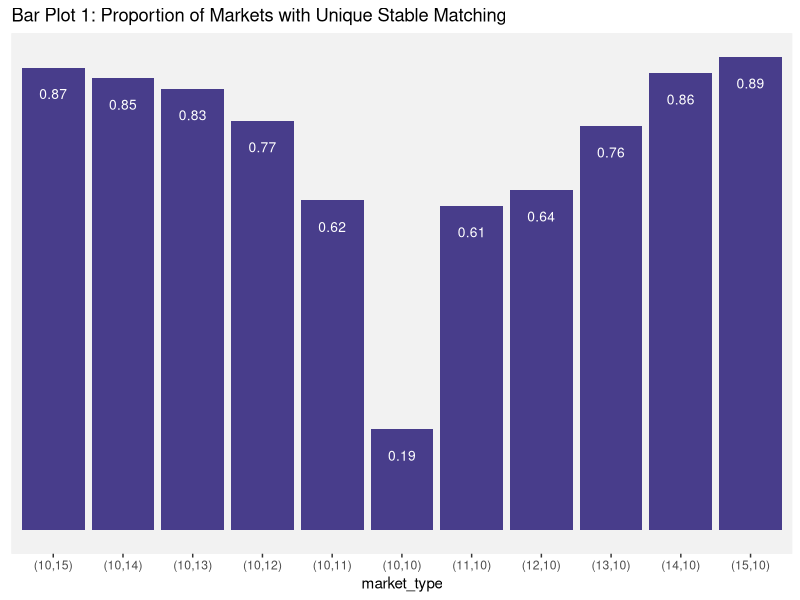
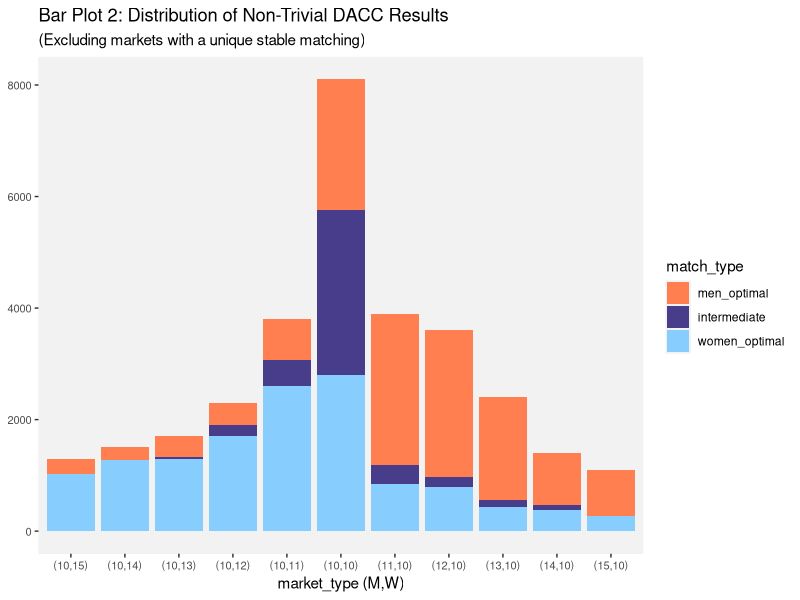
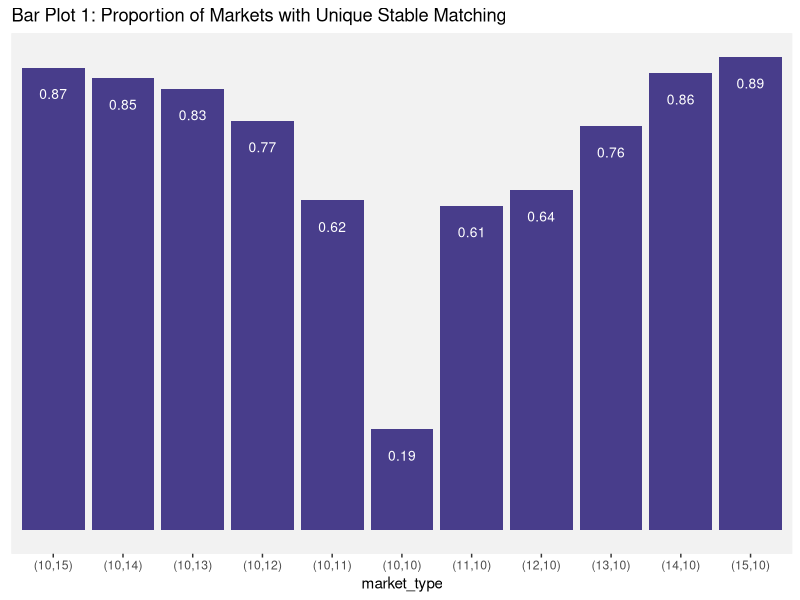
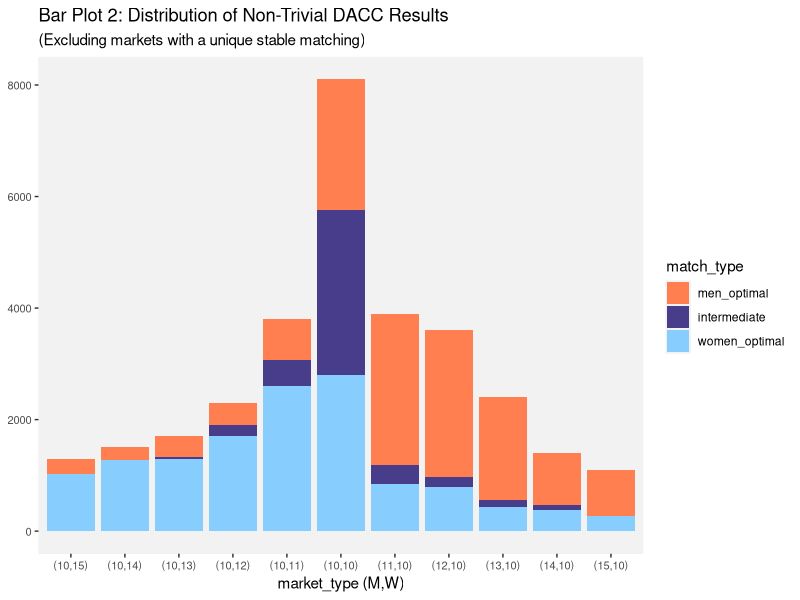

Recreate these plots in R, in order.
## ---- chunk 1
library(kableExtra)
library(tidyverse)
MW <- read.csv("./data/choose_MW.csv")
M <- MW[[1]]; W <- MW[[2]]
matching_df <- read.csv("./output/matching_results.csv")
## ---- chunk 2
barplot_df <- matching_df %>%
  group_by(market_type) %>%
  filter(!(men_optimal == 100 & women_optimal == 100)) %>%
  summarize(men_optimal, intermediate, women_optimal, .groups = "keep") %>%
  pivot_longer(cols = c(men_optimal, intermediate, women_optimal), names_to = "match_type", values_to = "count") %>%
  ungroup() %>%
  mutate(match_type = factor(match_type, levels = c("men_optimal", "intermediate", "women_optimal"))) %>%
  group_by(market_type, match_type) %>%
  summarize(count = sum(count), .groups = "drop_last") %>%
  group_by(row_number()) %>%
  mutate(men_women = str_c("(",max(M, M - 6 + market_type), ",", max(W, W + 6 - market_type), ")")) %>%
  ungroup()

# add proportion of unique stable matching variable
barplot_df <- matching_df %>%
  group_by(market_type) %>%
  mutate(unique_match = (men_optimal == 100 & women_optimal == 100)) %>%
  summarize(prop_unique = sum(unique_match) / n()) %>%
  right_join(barplot_df, by = "market_type")

barplot1 <- ggplot(barplot_df[barplot_df$match_type == "men_optimal",], aes(x = market_type, y = prop_unique)) +
  geom_bar(stat = "identity", fill = "darkslateblue") +
  theme(panel.grid.major = element_blank(), panel.grid.minor = element_blank(),
        panel.background = element_rect(fill = "gray95",
                                        colour = "gray95",
                                        size = 0.5, linetype = "solid"),
        axis.text.y = element_blank(), 
        axis.title.y = element_blank(),
        axis.ticks.y = element_blank()) +
  xlim("(10,15)", "(10,14)", "(10,13)", "(10,12)", "(10,11)", "(10,10)", "(11,10)", "(12,10)", "(13,10)", 
       "(14,10)","(15,10)") +
  geom_text(aes(x = market_type, y = prop_unique - .05, label = prop_unique), size = 3.5, color = "white") +
  ggtitle("Bar Plot 1: Proportion of Markets with Unique Stable Matching")

barplot1

ggsave("./output/barplot1.png", plot = barplot1, device="png")
## ---- chunk 3
table_df <- matching_df %>%
  select(-X) %>%
  group_by(market_type) %>%
  filter(row_number() <= 25) %>%
  mutate(phi_number = row_number()) %>%
  ungroup() %>%
  filter(market_type == 1 | market_type == 6 | market_type == 11) %>%
  pivot_wider(id_cols = phi_number, names_from = market_type, 
              values_from = c(men_optimal, intermediate, women_optimal)) %>%
  select(phi_number, men_optimal_1, intermediate_1, women_optimal_1, men_optimal_6, 
         intermediate_6, women_optimal_6, men_optimal_11, intermediate_11, women_optimal_11)

kable(table_df, escape = F, col.names = c('','$\\mu_M$', '$\\mu^*$', '$\\mu_W$',
                                          '$\\mu_M$', '$\\mu^*$', '$\\mu_W$',
                                          '$\\mu_M$', '$\\mu^*$', '$\\mu_W$'),
      booktabs = T, linesep = "", align = "c", caption = "DACC Matching Results for 25/100 Markets per Type (M,W)") %>%
  kable_styling(latex_options = c("striped", "HOLD_position"), position = "center", full_width = F) %>%
  column_spec(2:4, color = if_else(table_df[,2] == 100 & table_df[,4] == 100, "black", "blue")) %>%
  column_spec(5:7, color = if_else(table_df[,5] == 100 & table_df[,7] == 100, "black", "blue")) %>%
  column_spec(8:10, color = if_else(table_df[,8] == 100 & table_df[,10] == 100, "black", "blue")) %>%
  add_header_above(c(" " = 1, "(M,W) = (10,15)" = 3, "(M,W) = (10,10)" = 3, "(M,W) = (15,10)" = 3)) %>%
  footnote(number = c('Row values black if market has unique stable matching.'))
## ---- chunk 4
barplot2 <- ggplot(barplot_df, aes(x = market_type, y = count, fill = match_type)) + 
  geom_bar(position = "stack", stat = "identity") +
  scale_fill_manual(values = c("coral","darkslateblue", "skyblue1")) +
  theme(panel.grid.major = element_blank(), panel.grid.minor = element_blank(),
        panel.background = element_rect(fill = "gray95",
                                        colour = "gray95",
                                        size = 0.5, linetype = "solid"),
        axis.text = element_text(size = 8)) +
  theme(axis.title.y=element_blank()) +
  xlim("(10,15)", "(10,14)", "(10,13)", "(10,12)", "(10,11)", "(10,10)", "(11,10)", "(12,10)", "(13,10)", 
       "(14,10)","(15,10)") +
  ggtitle("Bar Plot 2: Distribution of Non-Trivial DACC Results", 
          subtitle = "(Excluding markets with a unique stable matching)") +
  xlab("market_type (M,W)")

barplot2

ggsave("./output/barplot2.png", plot = barplot2, device="png")
## ---- chunk 5
table2_df <- barplot_df %>%
  group_by(market_type) %>%
  summarize(prop_m = round(sum((match_type == "men_optimal") * count) / sum(count), 2),
            prop_int = round(sum((match_type == "intermediate") * count) / sum(count), 2),
            prop_w = round(sum((match_type == "women_optimal") * count) / sum(count), 2)) %>%
  ungroup()
table2_df[,1] <- c("(10,15)", "(10,14)", "(10,13)", "(10,12)", "(10,11)", "(10,10)", "(11,10)", "(12,10)", "(13,10)", 
       "(14,10)","(15,10)")

kable(table2_df, booktabs = T, linesep = "", align = "c", caption = "Table Companion for Bar Plot 2") %>%
  kable_styling(latex_options = c("striped", "HOLD_position"), position = "center", full_width = F)
## ---- chunk 6
matching_df_re <- read.csv("./output/matching_results_reweight.csv")

barplot_df_re <- matching_df_re %>%
  group_by(market_type) %>%
  filter(!(men_optimal == 100 & women_optimal == 100)) %>%
  summarize(men_optimal, intermediate, women_optimal, .groups = "keep") %>%
  pivot_longer(cols = c(men_optimal, intermediate, women_optimal), names_to = "match_type", values_to = "count") %>%
  ungroup() %>%
  mutate(match_type = factor(match_type, levels = c("men_optimal", "intermediate", "women_optimal"))) %>%
  group_by(market_type, match_type) %>%
  summarize(count = sum(count), .groups = "drop_last") %>%
  group_by(row_number()) %>%
  mutate(men_women = str_c("(",max(M, M - 6 + market_type), ",", max(W, W + 6 - market_type), ")")) %>%
  ungroup()

# add proportion of unique stable matching variable
barplot_df_re <- matching_df_re %>%
  group_by(market_type) %>%
  mutate(unique_match = (men_optimal == 100 & women_optimal == 100)) %>%
  summarize(prop_unique = sum(unique_match) / n()) %>%
  right_join(barplot_df_re, by = "market_type")


table2_df_re <- barplot_df_re %>%
  group_by(market_type) %>%
  summarize(prop_m = round(sum((match_type == "men_optimal") * count) / sum(count), 2),
            prop_int = round(sum((match_type == "intermediate") * count) / sum(count), 2),
            prop_w = round(sum((match_type == "women_optimal") * count) / sum(count), 2)) %>%
  ungroup()
table2_df_re[,1] <- c("(10,15)", "(10,14)", "(10,13)", "(10,12)", "(10,11)", "(10,10)", "(11,10)", "(12,10)", "(13,10)", 
       "(14,10)","(15,10)")

kable(table2_df_re, booktabs = T, linesep = "", align = "c", caption = "Equal-Probability Men/Women Drawn at Each Step") %>%
  kable_styling(latex_options = c("striped", "HOLD_position"), position = "center", full_width = F)
